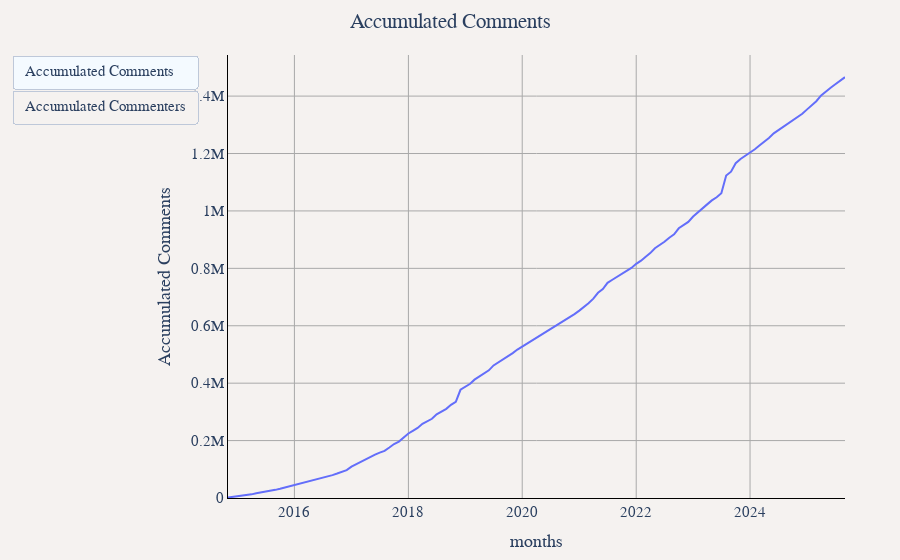

This figure's notebook cell:
### Markdown cell above
## Accumulated Discussion Activity

### Code cell
util.show_figure(
    [
        util.FigureConfig(
            title="Accumulated Comments",
            label="Accumulated Comments",
            x_col="months",
            y_col="Accumulated Comments",
            query_or_df=df,
        ),
        util.FigureConfig(
            title="Accumulated Commenters",
            label="Accumulated Commenters",
            x_col="months",
            y_col="Accumulated Commenters",
            query_or_df=df,
        ),
    ]
)

### Figure 1 — Plotly figure (JSON) as saved in the notebook; plotly's stock layout.template omitted (floating-point values rounded to 4 significant figures; data arrays with more than 128 entries replaced by an {"elided": "..."} marker saying what was removed)
{"data": [{"hovertemplate": "Accumulated Comments<br>%{x}<br>%{y:,} Accumulated Comments<extra></extra>", "name": "Accumulated Comments", "type": "scatter", "visible": true, "x": {"elided": "131 str values"}, "y": {"elided": "131 float values"}}, {"hovertemplate": "Accumulated Comments<br>%{x}<br>%{y:,} Accumulated Commenters<extra></extra>", "name": "Accumulated Comments", "type": "scatter", "visible": false, "x": {"elided": "131 str values"}, "y": {"elided": "131 float values"}}], "layout": {"barmode": "stack", "font": {"family": "Times", "size": 15}, "margin": {"b": 55, "l": 55, "r": 55, "t": 55}, "paper_bgcolor": "#f5f2f0", "plot_bgcolor": "#f5f2f0", "title": {"text": "Accumulated Comments", "x": 0.5}, "updatemenus": [{"buttons": [{"args": [{"visible": [true, false]}, {"title.text": "Accumulated Comments", "xaxis.title.text": "months", "yaxis.title.text": "Accumulated Comments"}], "label": "Accumulated Comments", "method": "update"}, {"args": [{"visible": [false, true]}, {"title.text": "Accumulated Commenters", "xaxis.title.text": "months", "yaxis.title.text": "Accumulated Commenters"}], "label": "Accumulated Commenters", "method": "update"}], "type": "buttons"}], "xaxis": {"gridcolor": "darkgray", "linecolor": "black", "showgrid": true, "tickcolor": "black", "title": {"text": "months"}, "zerolinecolor": "darkgray"}, "yaxis": {"gridcolor": "darkgray", "linecolor": "black", "rangemode": "tozero", "showgrid": true, "tickcolor": "black", "title": {"text": "Accumulated Comments"}, "zerolinecolor": "darkgray"}}}
